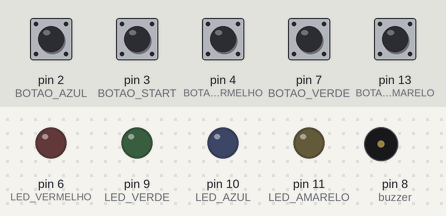
Bench run of a sketch on a simulated Arduino Uno, built with avr-gcc and run on an emulated ATmega328P. Parts: output pins drawn as LEDs (lit = HIGH), buzzer (waves = sounding). Dashed ring = blinking. The test bench sets the inputs (shaded band); at power-on: pin 2 (BOTAO_AZUL), pin 3 (BOTAO_START), pin 4 (BOTAO_VERMELHO), pin 7 (BOTAO_VERDE), pin 13 (BOTAO_AMARELO) HIGH. Random numbers use the default seed unless the sketch sets one.

Above: at 1.2 s.
1.3 s: pin 3 (BOTAO_START) pulled LOW for 0.15 s
At 2.0 s:
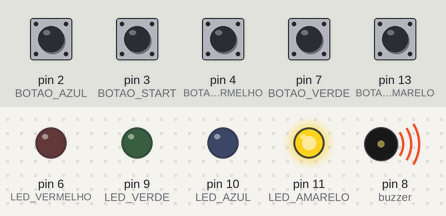
3.8 s: pin 2 (BOTAO_AZUL) pulled LOW for 0.15 s
At 4.7 s:
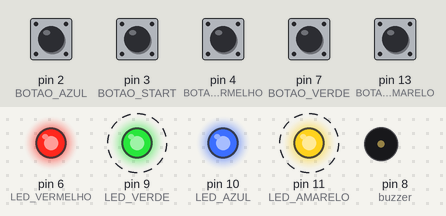
At 5.6 s:
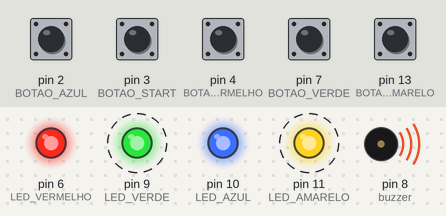
Timing chart, 0 to 15.8 s (numbered marks = the images above; inputs shaded):
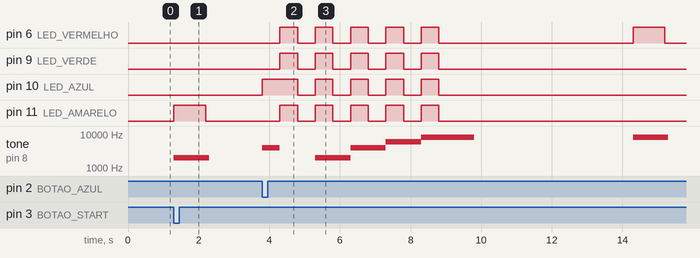

The sketch:

genius.ino
```cpp
// Código feito por Bruno Buquer Barroso e João Pedro Toledo Martins.
#define LED_AMARELO 11
#define LED_AZUL 10
#define LED_VERDE 9
#define LED_VERMELHO 6

#define BOTAO_AMARELO 13
#define BOTAO_AZUL 2
#define BOTAO_VERDE 7
#define BOTAO_VERMELHO 4
#define BOTAO_START 3

byte buzzer = 8;

void setup()
{
  pinMode(LED_AMARELO, OUTPUT);
  pinMode(LED_AZUL, OUTPUT);
  pinMode(LED_VERDE, OUTPUT);
  pinMode(LED_VERMELHO, OUTPUT);


  pinMode(BOTAO_AMARELO, INPUT_PULLUP);
  pinMode(BOTAO_AZUL, INPUT_PULLUP);
  pinMode(BOTAO_VERDE, INPUT_PULLUP);
  pinMode(BOTAO_VERMELHO, INPUT_PULLUP);

  randomSeed(analogRead(0));
}

void loop () {
  bool jaJogou = false;
  int qtdPartidas = 5;
  int seq[qtdPartidas];
  int playNum;
  bool comecou = false;
  if(digitalRead(BOTAO_START) == LOW) {comecou = true;}
  if(comecou) {
    for(int i=1;i<=qtdPartidas;i++){
      int num = random(4) + 1;
      seq[i-1] = num;
      //Exibir a sequencia
      for(int j=0;j<i;j++){
        switch(seq[j]) {
          case 1: digitalWrite(LED_AMARELO, HIGH);
            break;
          case 2: digitalWrite(LED_AZUL, HIGH);
            break;
          case 3: digitalWrite(LED_VERDE, HIGH);
            break;
          case 4: digitalWrite(LED_VERMELHO, HIGH);
            break;
        }
        sons(seq[j]);
        delay(900);
        digitalWrite(LED_AMARELO, LOW);
        digitalWrite(LED_AZUL, LOW);
        digitalWrite(LED_VERDE, LOW);
        digitalWrite(LED_VERMELHO, LOW);
        delay(400);
      }
      //Sequencia do jogador
      for(int j=0;j<i;j++){
        do {
          if(digitalRead(BOTAO_AMARELO) == LOW) {
            digitalWrite(LED_AMARELO, HIGH);
            playNum = 1;
            jaJogou = true;
          }
          if(digitalRead(BOTAO_AZUL) == LOW) {
            digitalWrite(LED_AZUL, HIGH);
            playNum = 2;
            jaJogou = true;
          }
          if(digitalRead(BOTAO_VERDE) == LOW) {
            digitalWrite(LED_VERDE, HIGH);
            playNum = 3;
            jaJogou = true;
          }
          if(digitalRead(BOTAO_VERMELHO) == LOW) {
            digitalWrite(LED_VERMELHO, HIGH);
            playNum = 4;
            jaJogou = true;
          }
        }while(!jaJogou);
        jaJogou = false;
        sons(playNum);
        delay(500);
        digitalWrite(LED_AMARELO, LOW);
        digitalWrite(LED_AZUL, LOW);
        digitalWrite(LED_VERDE, LOW);
        digitalWrite(LED_VERMELHO, LOW);

        if(seq[j] != playNum) {
          derrota();
          i = 0;
          delay(3000);
        }
      }
      delay(2000);

    }
    vitoria();
    delay(5000);
  }

}

void derrota () {
  for(int j = 0; j<5; j++) {
    digitalWrite(LED_AMARELO, HIGH);
    digitalWrite(LED_AZUL, HIGH);
    digitalWrite(LED_VERDE, HIGH);
    digitalWrite(LED_VERMELHO, HIGH);
    sons(j);
    delay(500);
    digitalWrite(LED_AMARELO, LOW);
    digitalWrite(LED_AZUL, LOW);
    digitalWrite(LED_VERDE, LOW);
    digitalWrite(LED_VERMELHO, LOW);
    sons(j);
    delay(500);
  }
}

void ledsVitoria () {
  for(int j = 0; j<3; j++) {

  }
}

void sons (int num) {
  int valorSeno = (sin(num/3*(3.1416/180)));
  int valorTom = 2000*num + (valorSeno*1000);
  tone(buzzer, valorTom, 1000);
}

/*
  Pink Panther theme
  Connect a piezo buzzer or speaker to pin 11 or select a new pin.
  More songs available at https://github.com/robsoncouto/arduino-songs

                                              Robson Couto, 2019
*/
#define NOTE_B0  31
#define NOTE_C1  33
#define NOTE_CS1 35
#define NOTE_D1  37
#define NOTE_DS1 39
#define NOTE_E1  41
#define NOTE_F1  44
#define NOTE_FS1 46
#define NOTE_G1  49
#define NOTE_GS1 52
#define NOTE_A1  55
#define NOTE_AS1 58
#define NOTE_B1  62
#define NOTE_C2  65
#define NOTE_CS2 69
#define NOTE_D2  73
#define NOTE_DS2 78
#define NOTE_E2  82
#define NOTE_F2  87
#define NOTE_FS2 93
#define NOTE_G2  98
#define NOTE_GS2 104
#define NOTE_A2  110
#define NOTE_AS2 117
#define NOTE_B2  123
#define NOTE_C3  131
#define NOTE_CS3 139
#define NOTE_D3  147
#define NOTE_DS3 156
#define NOTE_E3  165
#define NOTE_F3  175
#define NOTE_FS3 185
#define NOTE_G3  196
#define NOTE_GS3 208
#define NOTE_A3  220
#define NOTE_AS3 233
#define NOTE_B3  247
#define NOTE_C4  262
#define NOTE_CS4 277
#define NOTE_D4  294
#define NOTE_DS4 311
#define NOTE_E4  330
#define NOTE_F4  349
#define NOTE_FS4 370
#define NOTE_G4  392
#define NOTE_GS4 415
#define NOTE_A4  440
#define NOTE_AS4 466
#define NOTE_B4  494
#define NOTE_C5  523
#define NOTE_CS5 554
#define NOTE_D5  587
#define NOTE_DS5 622
#define NOTE_E5  659
#define NOTE_F5  698
#define NOTE_FS5 740
#define NOTE_G5  784
#define NOTE_GS5 831
#define NOTE_A5  880
#define NOTE_AS5 932
#define NOTE_B5  988
#define NOTE_C6  1047
#define NOTE_CS6 1109
#define NOTE_D6  1175
#define NOTE_DS6 1245
#define NOTE_E6  1319
#define NOTE_F6  1397
#define NOTE_FS6 1480
#define NOTE_G6  1568
#define NOTE_GS6 1661
#define NOTE_A6  1760
#define NOTE_AS6 1865
#define NOTE_B6  1976
#define NOTE_C7  2093
#define NOTE_CS7 2217
#define NOTE_D7  2349
#define NOTE_DS7 2489
#define NOTE_E7  2637
#define NOTE_F7  2794
#define NOTE_FS7 2960
#define NOTE_G7  3136
#define NOTE_GS7 3322
#define NOTE_A7  3520
#define NOTE_AS7 3729
#define NOTE_B7  3951
#define NOTE_C8  4186
#define NOTE_CS8 4435
#define NOTE_D8  4699
#define NOTE_DS8 4978
#define REST      0


// change this to make the song slower or faster
int tempo = 120;


// notes of the moledy followed by the duration.
// a 4 means a quarter note, 8 an eighteenth , 16 sixteenth, so on
// !!negative numbers are used to represent dotted notes,
// so -4 means a dotted quarter note, that is, a quarter plus an eighteenth!!
int melody[] = {

  // Pink Panther theme
  // Score available at https://musescore.com/benedictsong/the-pink-panther
  // Theme by Masato Nakamura, arranged by Teddy Mason

  REST,2, REST,4, REST,8, NOTE_DS4,8,
  NOTE_E4,-4, REST,8, NOTE_FS4,8, NOTE_G4,-4, REST,8, NOTE_DS4,8,
  NOTE_E4,-8, NOTE_FS4,8,  NOTE_G4,-8, NOTE_C5,8, NOTE_B4,-8, NOTE_E4,8, NOTE_G4,-8, NOTE_B4,8,
  NOTE_AS4,2, NOTE_A4,-16, NOTE_G4,-16, NOTE_E4,-16, NOTE_D4,-16,
  NOTE_E4,2, REST,4, REST,8, NOTE_DS4,4,

  NOTE_E4,-4, REST,8, NOTE_FS4,8, NOTE_G4,-4, REST,8, NOTE_DS4,8,
  NOTE_E4,-8, NOTE_FS4,8,  NOTE_G4,-8, NOTE_C5,8, NOTE_B4,-8, NOTE_G4,8, NOTE_B4,-8, NOTE_E5,8,
  NOTE_DS5,1,
  NOTE_D5,2, REST,4, REST,8, NOTE_DS4,8,
  NOTE_E4,-4, REST,8, NOTE_FS4,8, NOTE_G4,-4, REST,8, NOTE_DS4,8,
  NOTE_E4,-8, NOTE_FS4,8,  NOTE_G4,-8, NOTE_C5,8, NOTE_B4,-8, NOTE_E4,8, NOTE_G4,-8, NOTE_B4,8,

  NOTE_AS4,2, NOTE_A4,-16, NOTE_G4,-16, NOTE_E4,-16, NOTE_D4,-16,
  NOTE_E4,-4, REST,4,
  REST,4, NOTE_E5,-8, NOTE_D5,8, NOTE_B4,-8, NOTE_A4,8, NOTE_G4,-8, NOTE_E4,-8,
  NOTE_AS4,16, NOTE_A4,-8, NOTE_AS4,16, NOTE_A4,-8, NOTE_AS4,16, NOTE_A4,-8, NOTE_AS4,16, NOTE_A4,-8,
  NOTE_G4,-16, NOTE_E4,-16, NOTE_D4,-16, NOTE_E4,16, NOTE_E4,16, NOTE_E4,2,

};

// sizeof gives the number of bytes, each int value is composed of two bytes (16 bits)
// there are two values per note (pitch and duration), so for each note there are four bytes
int notes = sizeof(melody) / sizeof(melody[0]) / 2;

// this calculates the duration of a whole note in ms
int wholenote = (60000 * 4) / tempo;

int divider = 0, noteDuration = 0;

void vitoria() {
  // iterate over the notes of the melody.
  // Remember, the array is twice the number of notes (notes + durations)
  for (int thisNote = 0; thisNote < notes; thisNote = thisNote + 2) {
    digitalWrite(LED_AMARELO, HIGH);
    digitalWrite(LED_VERDE, HIGH);
    // calculates the duration of each note
    divider = melody[thisNote + 1];
    if (divider > 0) {
      // regular note, just proceed
      noteDuration = (wholenote) / divider;
    } else if (divider < 0) {
      // dotted notes are represented with negative durations!!
      noteDuration = (wholenote) / abs(divider);
      noteDuration *= 1.5; // increases the duration in half for dotted notes
    }

    // we only play the note for 90% of the duration, leaving 10% as a pause
    tone(buzzer, melody[thisNote], noteDuration * 0.9);
    digitalWrite(LED_AZUL, HIGH);
    digitalWrite(LED_VERMELHO, HIGH);
    // Wait for the specief duration before playing the next note.
    delay(noteDuration);

    // stop the waveform generation before the next note.
    noTone(buzzer);
    digitalWrite(LED_AMARELO, LOW);
    digitalWrite(LED_AZUL, LOW);
    digitalWrite(LED_VERDE, LOW);
    digitalWrite(LED_VERMELHO, LOW);
  }
}
```

Measured:
- after the input at 1.3 s, pin 11 (LED_AMARELO): LOW → HIGH at once, → LOW 0.90 s later; tone on pin 8 (buzzer): silent → 2000 Hz at once, → silent 1.0 s later
- after the input at 3.8 s, pin 6 (LED_VERMELHO): goes 4 × (HIGH 0.50 s, LOW 0.50 s), HIGH 0.50 s, LOW 5.5 s, HIGH 0.90 s, then LOW, starting after 0.50 s; pin 9 (LED_VERDE): alternates HIGH for 0.50 s and LOW for 0.50 s, 10 changes in all, then stays LOW, starting after 0.50 s
